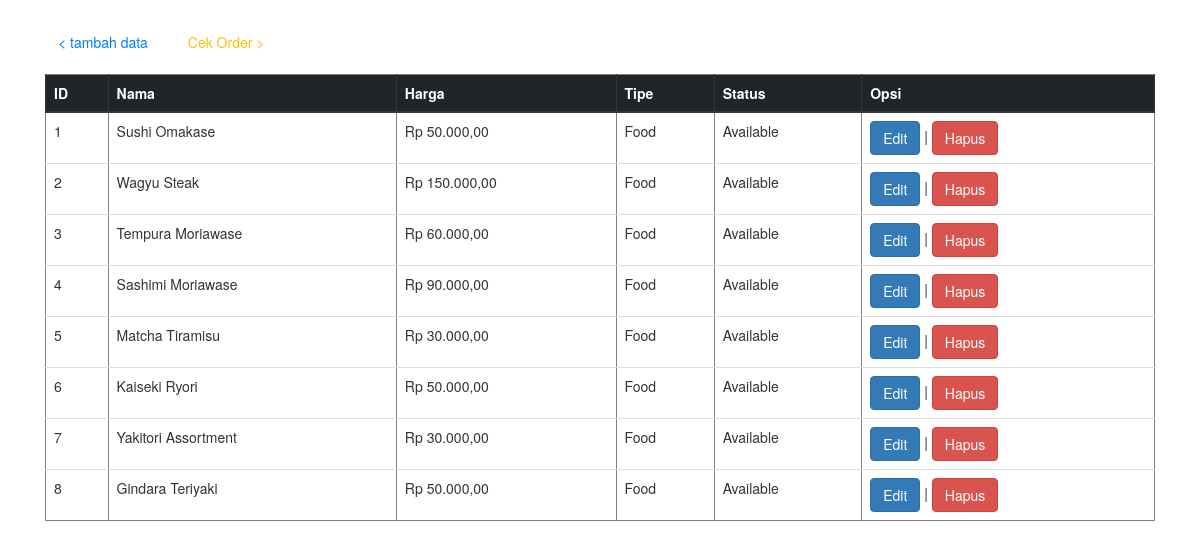
The app's page /admin/index.php with its own data.
### tables this page shows
CREATE TABLE `menu` (
  `id` int(20) NOT NULL,
  `kode_menu` varchar(255) NOT NULL,
  `menu` varchar(255) NOT NULL,
  `harga` int(20) NOT NULL,
  `tipe` varchar(225) NOT NULL,
  `statuss` varchar(255) NOT NULL,
  `quantity` int(20) NOT NULL,
  `nama_berkas` varchar(255) NOT NULL
);

### admin/index.php (the view, shortened to what this page needs)
<?php
	include "koneksi.php";
?>
<!DOCTYPE html>
<html style="overflow-x:hidden;">
<head>
	<link rel="stylesheet" href="https://cdn.jsdelivr.net/npm/bootstrap@4.0.0/dist/css/bootstrap.min.css">
    <link href="../assets/css/bootstrap.min.css" rel="stylesheet">
</head>
<body style="margin-left:45px; margin-right:45px; margin-top:25px;">
	<a href="tambah.php" class="btn btn-outline-primary">< tambah data</a>
	<a href="order/" class="btn btn-outline-warning" style="margin-left:10px;"> Cek Order ></a>
	<table border="1" class="table" style="margin-top: 15px;">
		<thead class="thead-dark">
			<tr>
				<th scope="col">ID</th>
				<th scope="col">Nama</th>
				<th scope="col">Harga</th>
				<th scope="col">Tipe</th>
				<th scope="col">Status</th>
				<th scope="col">Opsi</th>
			</tr>
		</thead>
		<tbody>
			<?php
				$query 	= "SELECT * FROM menu";
				$result = mysqli_query($koneksi,$query);
				if(mysqli_num_rows($result) == 0){
						echo '
							<tr>
								<td colspan="5">Tidak Ada Data</td>
							</tr>';
				}else{
					$no = 1;
					while($row = mysqli_fetch_assoc($result)){
						echo '
							<tr>
								<td>'.$no++.'</td>
								<td>'.$row["menu"].'</td>
								<td>'.rupiah($row["harga"]).'</td>
								<td>'.$row["tipe"].'</td>
								<td>'.$row["statuss"].'</td>
								<td>
									<a href="edit_data.php?id='.$row["id"].'">
									<button type="button" class="btn btn-primary">Edit</button></a>
								|
									<a href="hapus_data.php?id='.$row["id"].'">
									<button type="button" class="btn btn-danger">Hapus</button></button></a>
								</td>
							</tr>';
					}
				}
				function rupiah($angka) {
					$hasil_rupiah = "Rp " . number_format($angka, 2, ",", ".");
					return $hasil_rupiah;
				  }
				?>
				</table>
</body>
</html>

### records on screen
menu: menu "Sushi Omakase", harga "Rp 50.000,00", tipe "Food", statuss "Available"
menu: menu "Wagyu Steak", harga "Rp 150.000,00", tipe "Food", statuss "Available"
menu: menu "Tempura Moriawase", harga "Rp 60.000,00", tipe "Food", statuss "Available"
menu: menu "Sashimi Moriawase", harga "Rp 90.000,00", tipe "Food", statuss "Available"
menu: menu "Matcha Tiramisu", harga "Rp 30.000,00", tipe "Food", statuss "Available"
menu: menu "Kaiseki Ryori", harga "Rp 50.000,00", tipe "Food", statuss "Available"
menu: menu "Yakitori Assortment", harga "Rp 30.000,00", tipe "Food", statuss "Available"
menu: menu "Gindara Teriyaki", harga "Rp 50.000,00", tipe "Food", statuss "Available"
